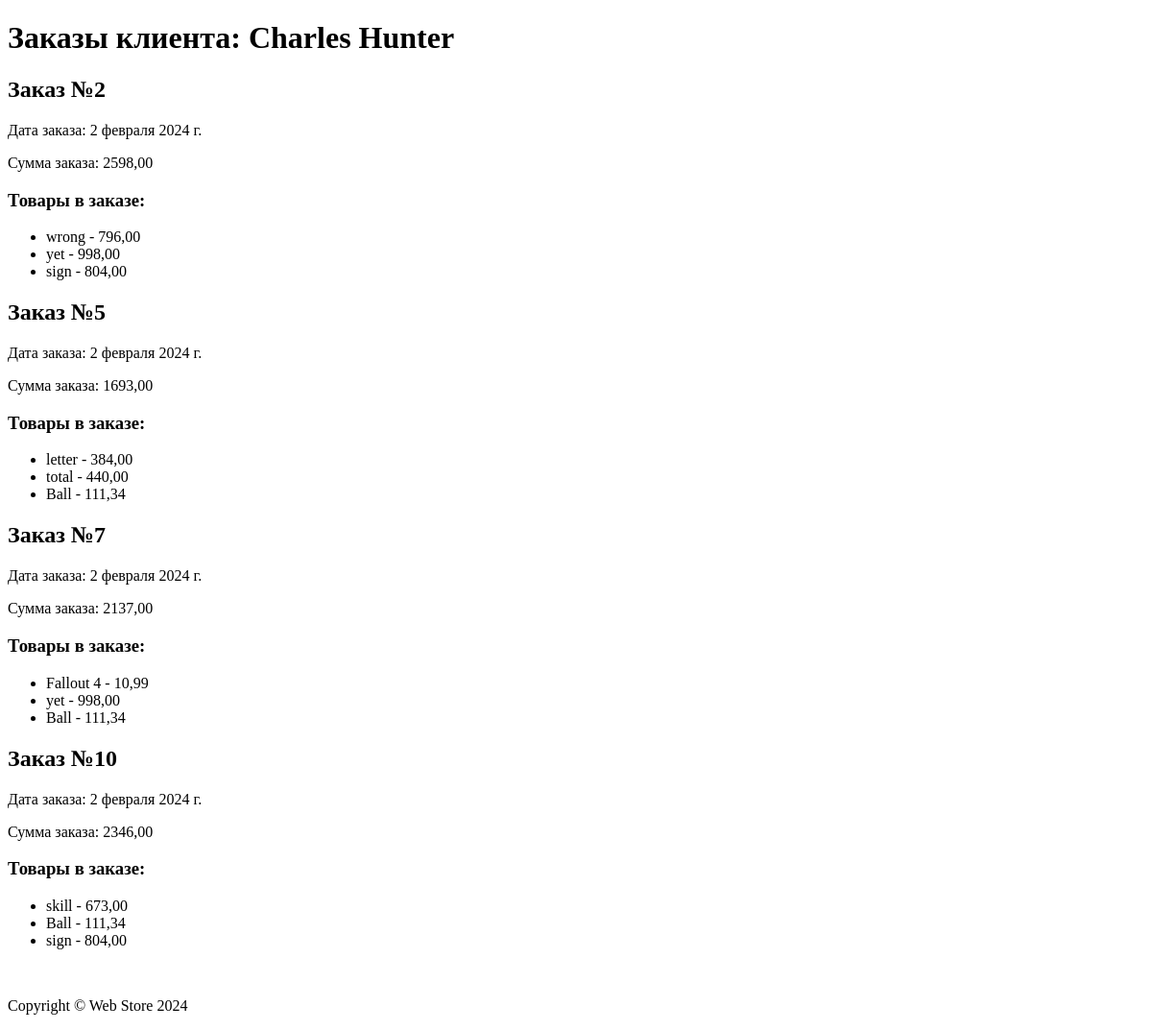
The app's page /orders/customer-orders/7, older data.
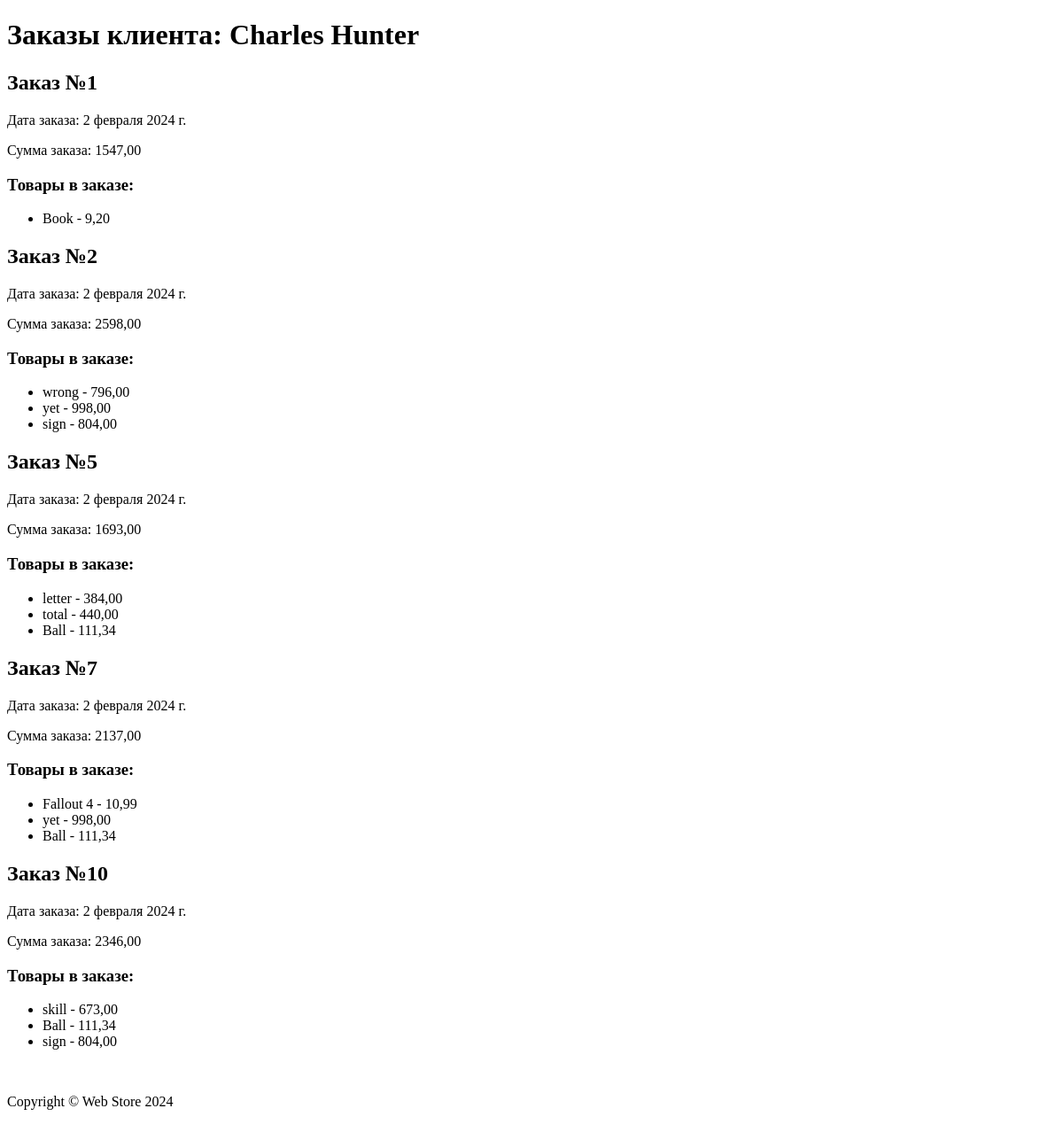
The same page, newer data.
### orders/models.py (models this page shows, shortened)
class Order(models.Model):
    customer = models.ForeignKey(Customer, on_delete=models.CASCADE, verbose_name='Клиент')
    products = models.ManyToManyField(Product, verbose_name='Товары')
    total_amount = models.DecimalField(max_digits=10, decimal_places=2, verbose_name='Сумма заказа')
    order_date = models.DateField(auto_now_add=True, verbose_name='Дата заказа')
    class Meta:
        verbose_name = 'Заказ'
        verbose_name_plural = 'Заказы'

### products/models.py (models this page shows, shortened)
class Product(models.Model):
    name = models.CharField(max_length=255, verbose_name='Название')
    description = models.TextField(verbose_name='Описание')
    price = models.DecimalField(max_digits=10, decimal_places=2, verbose_name='Цена')
    quantity = models.IntegerField(verbose_name='Количество')
    added_date = models.DateField(auto_now_add=True, verbose_name='Дата добавления')
    image = models.ImageField(upload_to='images/', default='Add image', blank=True, verbose_name='Изображение')
    class Meta:
        verbose_name = 'Товар'
        verbose_name_plural = 'Товары'

### orders/views.py (the view)
# urls.py: path('customer-orders/<int:customer_id>', fetch_customer_orders, name='customer_orders'),
def fetch_customer_orders(request, customer_id):
    customer = get_object_or_404(Customer, pk=customer_id)
    orders = Order.objects.filter(customer=customer)
    context = {
        'customer': customer,
        'orders': orders,
    }
    return render(request, 'orders/orders.html', context)

### orders/templates/orders/orders.html
{% extends 'base.html' %}
{% block content %}
<h1>Заказы клиента: {{ customer.name }}</h1>
{% for order in orders %}
  <h2>Заказ №{{ order.id }}</h2>
  <p>Дата заказа: {{ order.order_date }}</p>
  <p>Сумма заказа: {{ order.total_amount }}</p>
  <h3>Товары в заказе:</h3>
  <ul>
    {% for product in order.products.all %}
      <li>{{ product.name }} - {{ product.price }}</li>
    {% endfor %}
  </ul>
{% endfor %}
{% endblock %}

Row changes from the older to the newer data that the page shows:
now on this page (row edited): Order: id "1", order_date "2 февраля 2024 г.", total_amount "1547,00"
now on this page (row unchanged): Product: name "Book", price "9,20", shown under "1"
